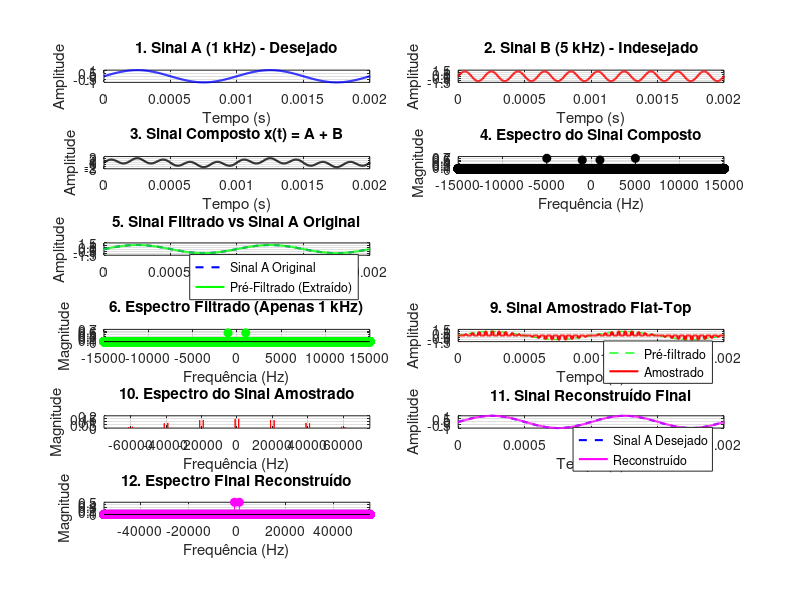

The MATLAB source for this figure:
clear;
clc;
close all;
pkg load signal; % Remova ou comente esta linha se estiver usando MATLAB

%% 1. PARÂMETROS DO SINAL E DA SIMULAÇÃO
f1 = 1e3;                   % Senoide 1 (1 kHz) - Sinal Desejado
f2 = 5e3;                   % Senoide 2 (5 kHz) - Sinal Indesejado (Ruído/Aliasing)
A1 = 1.0;                   % Amplitude da senoide 1
A2 = 1.2;                   % Amplitude da senoide 2

fAnalog = 2e5;              % Frequência analógica simulada (200 kHz)
Ta = 1/fAnalog;             % Período de amostragem analógico
tempoTotal = 1;             % Tempo total de simulação (1s)
t = 0:Ta:tempoTotal-Ta;     % Vetor de tempo "contínuo"
nPAnalog = length(t);       % Número total de pontos analógicos

fs = 20e3;                  % Frequência de amostragem ajustada (20 kHz)
Ts = 1/fs;                  % Período de amostragem

% Sinais Individuais e Composto
sinalA = A1*sin(2*pi*f1*t);
sinalB = A2*sin(2*pi*f2*t);
sinalComposto = sinalA + sinalB;

%% 2. FILTRAGEM PRÉVIA (EXTRAÇÃO DO SINAL A ANTES DA AMOSTRAGEM)
fCorte = 3e3;               % Frequência de corte (3 kHz)

% FFT do sinal composto
X_comp = fft(sinalComposto);
filter_ideal = zeros(1, nPAnalog);

% Criar filtro ideal
for i = 1:nPAnalog
    f_atual = (i - 1) * (fAnalog / nPAnalog);
    % Permite frequências abaixo do corte ou frequências espelhadas
    if f_atual <= fCorte || f_atual >= (fAnalog - fCorte)
        filter_ideal(i) = 1;
    else
        filter_ideal(i) = 0;
    end
end

% Aplica o filtro e retorna ao tempo (O resultado será o Sinal A isolado)
X_comp_filtered = X_comp .* filter_ideal;
sinalPreFiltrado = real(ifft(X_comp_filtered));

%% 3. GERAÇÃO DO TREM DE PULSOS
kPasso = round(Ts/Ta);
d = (1/3) * Ts;             % Largura do pulso (duty cycle de 1/3)
numPontosPulso = round(d/Ta);

%% 4. AMOSTRAGEM FLAT-TOP (Feita sobre o sinal JÁ filtrado)
sinalAmostrado = zeros(1, nPAnalog);
for i = 0 : floor(nPAnalog/kPasso) - 1
    idx = i*kPasso + 1;
    if idx <= nPAnalog
        val = sinalPreFiltrado(idx); % Faz o 'Sample'
        idx_fim = min(idx + numPontosPulso - 1, nPAnalog);
        sinalAmostrado(idx:idx_fim) = val; % Aplica o 'Hold' (topo plano)
    end
end

%% 5. RECONSTRUÇÃO (Para demonstrar a eficácia da amostragem)
% Usa-se o mesmo filtro ideal para recuperar o sinal amostrado
X_amostrado = fft(sinalAmostrado);
X_reconstruido = X_amostrado .* filter_ideal;
sinalReconstruido = real(ifft(X_reconstruido));

% Compensação de amplitude pelo Duty Cycle REAL simulado
d_real = numPontosPulso * Ta;
ganhoReconstrucao = Ts / d_real;
sinalReconstruidoCompensado = sinalReconstruido * ganhoReconstrucao;

%% 6. ANÁLISE ESPECTRAL DOS SINAIS PARA VISUALIZAÇÃO
f = (-nPAnalog/2 : nPAnalog/2 - 1) * (fAnalog / nPAnalog);

sinalCompostoFFT = fftshift(fft(sinalComposto)) / nPAnalog;
sinalPreFiltradoFFT = fftshift(fft(sinalPreFiltrado)) / nPAnalog;
sinalAmostradoFFT = fftshift(fft(sinalAmostrado)) / nPAnalog;
sinalReconstruidoFFT = fftshift(fft(sinalReconstruidoCompensado)) / nPAnalog;

%% 7. VISUALIZAÇÃO DOS RESULTADOS (Grid 6x2 Fluxo Lógico)
figure('Name', 'Pipeline: Filtragem -> Amostragem -> Reconstrução', 'Position', [50, 50, 1600, 1050]);

% --- LINHA 1: SINAIS ORIGINAIS (A e B separados) ---
subplot(6, 2, 1);
plot(t, sinalA, 'b', 'LineWidth', 1.5); grid on;
xlabel('Tempo (s)'); ylabel('Amplitude'); title('1. Sinal A (1 kHz) - Desejado');
xlim([0 0.002]);

subplot(6, 2, 2);
plot(t, sinalB, 'r', 'LineWidth', 1.5); grid on;
xlabel('Tempo (s)'); ylabel('Amplitude'); title('2. Sinal B (5 kHz) - Indesejado');
xlim([0 0.002]);

% --- LINHA 2: SINAL COMPOSTO ---
subplot(6, 2, 3);
plot(t, sinalComposto, 'k', 'LineWidth', 1.5); grid on;
xlabel('Tempo (s)'); ylabel('Amplitude'); title('3. Sinal Composto x(t) = A + B');
xlim([0 0.002]);

subplot(6, 2, 4);
stem(f, abs(sinalCompostoFFT), 'k', 'filled'); grid on;
xlabel('Frequência (Hz)'); ylabel('Magnitude'); title('4. Espectro do Sinal Composto');
xlim([-15000 15000]);

% --- LINHA 3: SINAL PRÉ-FILTRADO (Extração de A) ---
subplot(6, 2, 5);
plot(t, sinalA, 'b--', 'LineWidth', 1.5); hold on;
plot(t, sinalPreFiltrado, 'g', 'LineWidth', 1.5); grid on;
xlabel('Tempo (s)'); ylabel('Amplitude'); title('5. Sinal Filtrado vs Sinal A Original');
legend('Sinal A Original', 'Pré-Filtrado (Extraído)', 'Location', 'best');
xlim([0 0.002]);

subplot(6, 2, 7);
stem(f, abs(sinalPreFiltradoFFT), 'g', 'filled'); grid on;
xlabel('Frequência (Hz)'); ylabel('Magnitude'); title('6. Espectro Filtrado (Apenas 1 kHz)');
xlim([-15000 15000]);

% --- LINHA 5: SINAL AMOSTRADO FLAT-TOP ---
subplot(6, 2, 8);
plot(t, sinalPreFiltrado, 'g--', 'LineWidth', 1); hold on;
stairs(t, sinalAmostrado, 'r', 'LineWidth', 1.5); grid on; % Trocado plot por stairs aqui
xlabel('Tempo (s)'); ylabel('Amplitude'); title('9. Sinal Amostrado Flat-Top');
legend('Pré-filtrado', 'Amostrado', 'Location', 'best');
xlim([0 0.002]);

subplot(6, 2, 9);
plot(f, abs(sinalAmostradoFFT), 'r'); grid on;
xlabel('Frequência (Hz)');
ylabel('Magnitude');
title('10. Espectro do Sinal Amostrado');
xlim([-75000 75000]);

% --- LINHA 6: RECONSTRUÇÃO FINAL ---
subplot(6, 2, 10);
plot(t, sinalA, 'b--', 'LineWidth', 1.5); hold on;
plot(t, sinalReconstruidoCompensado, 'm', 'LineWidth', 1.5); grid on;
xlabel('Tempo (s)'); ylabel('Amplitude'); title('11. Sinal Reconstruído Final');
legend('Sinal A Desejado', 'Reconstruído', 'Location', 'best');
xlim([0 0.002]);

subplot(6, 2, 11);
stem(f, abs(sinalReconstruidoFFT), 'm', 'filled'); grid on;
xlabel('Frequência (Hz)'); ylabel('Magnitude'); title('12. Espectro Final Reconstruído');
xlim([-55000 55000]);
